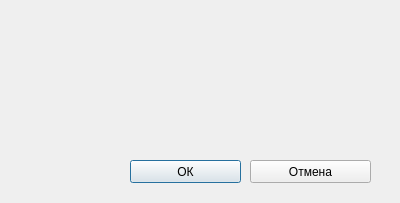
<?xml version="1.0" encoding="UTF-8"?>
<ui version="4.0">
 <class>Dialog</class>
 <widget class="QDialog" name="Dialog">
  <property name="geometry">
   <rect>
    <x>0</x>
    <y>0</y>
    <width>400</width>
    <height>203</height>
   </rect>
  </property>
  <property name="windowTitle">
   <string>Dialog</string>
  </property>
  <widget class="QPushButton" name="ok_btn">
   <property name="geometry">
    <rect>
     <x>130</x>
     <y>160</y>
     <width>111</width>
     <height>23</height>
    </rect>
   </property>
   <property name="text">
    <string>ОК</string>
   </property>
  </widget>
  <widget class="QPushButton" name="cancel_btn">
   <property name="geometry">
    <rect>
     <x>250</x>
     <y>160</y>
     <width>121</width>
     <height>23</height>
    </rect>
   </property>
   <property name="text">
    <string>Отмена</string>
   </property>
  </widget>
  <widget class="QLabel" name="label">
   <property name="geometry">
    <rect>
     <x>20</x>
     <y>20</y>
     <width>361</width>
     <height>101</height>
    </rect>
   </property>
   <property name="text">
    <string>&lt;html&gt;&lt;head/&gt;&lt;body&gt;&lt;p align=&quot;center&quot;&gt;&lt;br/&gt;&lt;/p&gt;&lt;/body&gt;&lt;/html&gt;</string>
   </property>
  </widget>
 </widget>
 <resources/>
 <connections/>
</ui>
